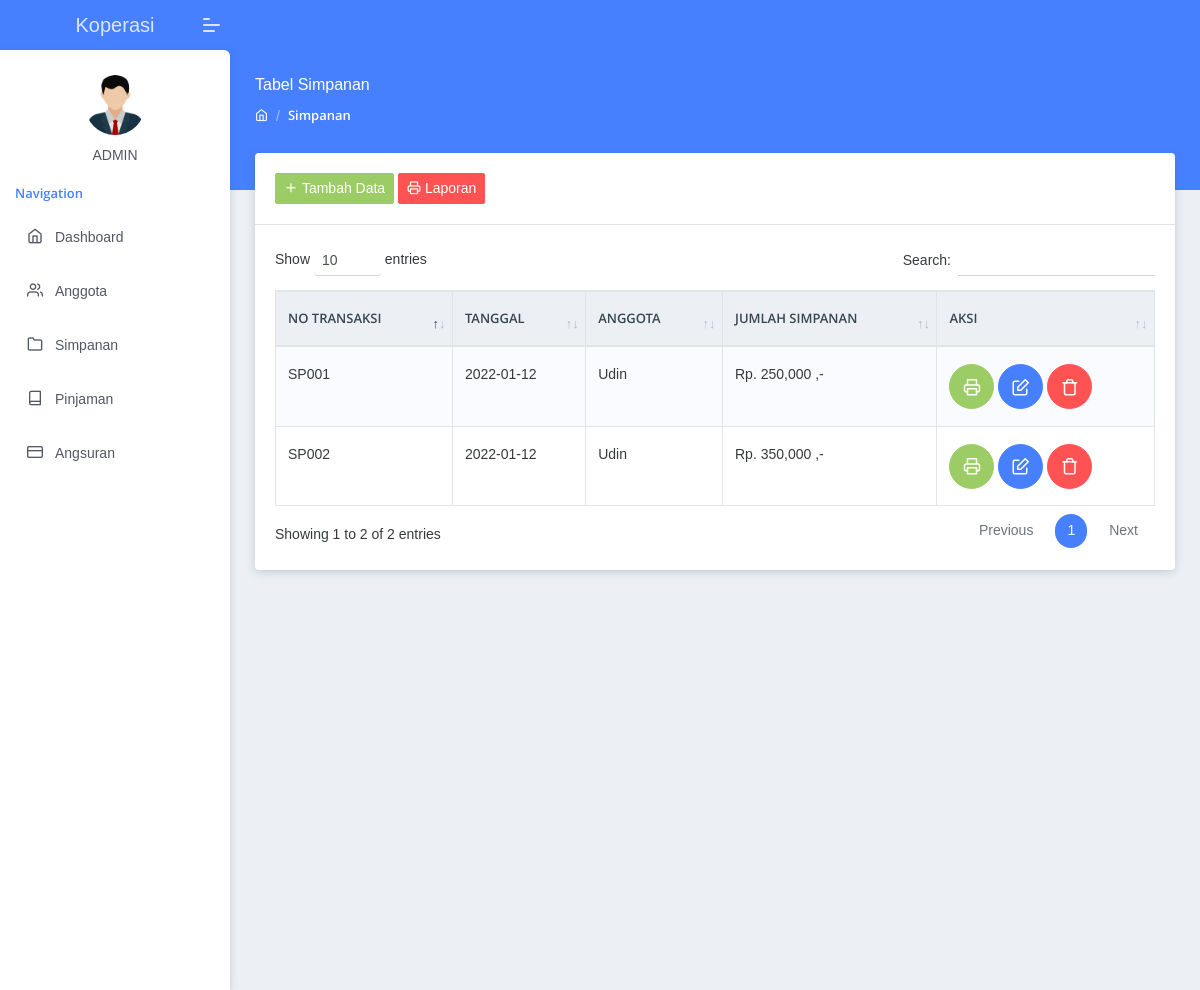
Page /index.php?page=simpanan (signed in) on the committed database.
### tables this page shows
CREATE TABLE `simpanan` (
  `no_transaksi` varchar(11) NOT NULL,
  `nama_anggota` varchar(20) NOT NULL,
  `jumlah_simpanan` int(20) NOT NULL,
  `tanggal_simpanan` date NOT NULL
);

### page/simpanan/simpanan.php (the view, shortened to what this page needs)
<section class="pcoded-main-container">
    <div class="pcoded-content">
        <div class="page-header">
            <div class="page-block">
                <div class="row align-items-center">
                    <div class="col-md-12">
                        <div class="page-header-title">
                            <h5 class="m-b-10">Tabel Simpanan</h5>
                        </div>
                        <ul class="breadcrumb">
                            <li class="breadcrumb-item"><a href="index.html"><i class="feather icon-home"></i></a></li>
                            <li class="breadcrumb-item"><a href="#!">Simpanan</a></li>
                        </ul>
                    </div>
                </div>
            </div>
        </div>
        <div class="row">
            <div class="col-sm-12">
                <div class="card">
                    <div class="card-header">
                        <button class="btn btn-success btn-sm btn-round has-ripple" data-toggle="modal" data-target="#modal-tambah">
                            <i class="feather icon-plus"></i> Tambah Data<span class="ripple ripple-animate"></span>
                        </button>
                        <a href="page/simpanan/laporan_simpanan.php" class="btn btn-danger btn-sm btn-round has-ripple">
                            <i class="feather icon-printer"></i> Laporan<span class="ripple ripple-animate"></span>
                        </a>
                    </div>
                    <div class="card-body">
                        <div class="dt-responsive table-responsive">
                            <table id="simpletable" class="table table-striped table-bordered nowrap">
                                <thead>
                                    <tr>
                                        <th>No Transaksi</th>
                                        <th>Tanggal</th>
                                        <th>Anggota</th>
                                        <th>Jumlah Simpanan</th>
                                        <th>aksi</th>
                                    </tr>
                                </thead>
                                <tbody>
                                <?php
                                    $simpanan = mysqli_query($koneksi,"SELECT * FROM simpanan");
                                    while($s = mysqli_fetch_array($simpanan))
                                    {
                                ?>
                                    <tr>
                                        <td><?php echo $s['no_transaksi']; ?></td>
                                        <td><?php echo $s['tanggal_simpanan']; ?></td>
                                        <td><?php echo $s['nama_anggota']; ?></td>
                                        <td><?php echo "Rp. ".number_format($s['jumlah_simpanan'])." ,-"; ?></td>
                                        <td>
                                            <a href="page/simpanan/inv_simpanan.php?no_transaksi=<?=$s['no_transaksi']?>" class="btn btn-icon btn-success has-ripple">
                                                <i class="feather icon-printer"></i>
                                            </a>
                                            <a href="#" class="btn btn-icon btn-primary has-ripple" data-toggle="modal" data-target="#update<?php echo $s['no_transaksi']; ?>">
                                                <i class="feather icon-edit"></i>
                                            </a>
                                            <a href="#" class="btn btn-icon btn-danger has-ripple" data-toggle="modal" data-target="#delete<?php echo $s['no_transaksi']; ?>">
                                                <i class="feather icon-trash"></i>
                                            </a>
                                        </td>
                                    </tr>
                                <?php
                                    }
                                ?>
                                </tbody>
                            </table>
                        </div>
                    </div>
                </div>
            </div>
        </div>
    </div>
</section>

### rows in the picture
simpanan: no_transaksi "SP001", tanggal_simpanan "2022-01-12", nama_anggota "Udin", jumlah_simpanan "250,000"
simpanan: no_transaksi "SP002", tanggal_simpanan "2022-01-12", nama_anggota "Udin", jumlah_simpanan "350,000"
